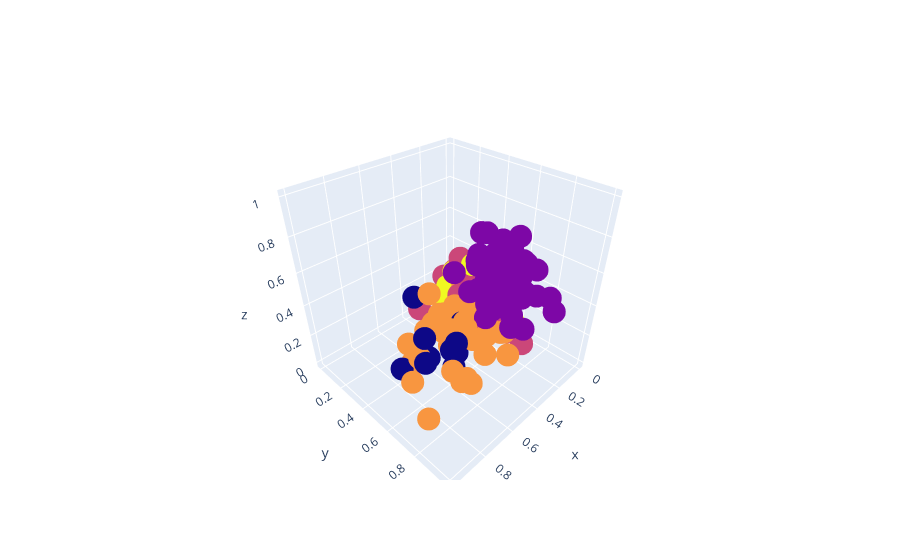

Notebook code for this chart:
### Code cell
fig = go.Figure()
fig.add_trace(go.Scatter3d(x = dados['Intensidade_cor'], 
                           y = dados['Alcool'],
                           z = dados['Proline'],
                           mode = 'markers',
                           marker = dict(color = labels.astype(float) ),
                           text = labels))
fig.show()

### Figure 1 — Plotly figure (JSON) as saved in the notebook; plotly's stock layout.template omitted (floating-point values rounded to 4 significant figures; data arrays with more than 128 entries replaced by an {"elided": "..."} marker saying what was removed)
{"data": [{"marker": {"color": {"elided": "178 int values"}}, "mode": "markers", "text": {"elided": "178 int values"}, "type": "scatter3d", "x": {"elided": "178 float values"}, "y": {"elided": "178 float values"}, "z": {"elided": "178 float values"}}], "layout": {}}
